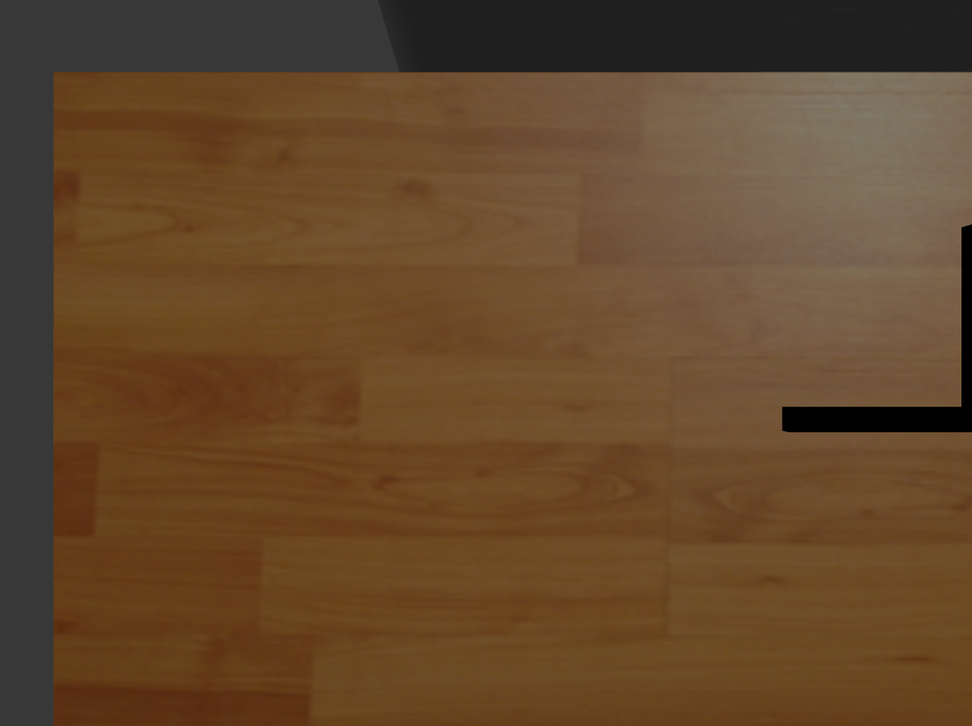
//> input picture Test_images_and_algorithms/imgB.png, 972 x 726 px, shrunk from 1292 x 964 before the run
$ ./imgRec   (built with g++ and OpenCV 4)
//> lines starting //> are read from the running program, lines starting //| are printed output that depends on the picture; after the words box and inside, x2 and y2 are one past the last pixel; in counts of white or black regions, pixels touching at a corner belong together
#include<opencv2/imgproc.hpp>
#include<opencv2/highgui.hpp>
#include<iostream>

using namespace cv;
using namespace std;

//g++ -ggdb imgRec.cpp -o imgRec `pkg-config --cflags --libs opencv`

int main(){

    //Read input image in gray scale
    //Mat image = imread("depthcam.png", IMREAD_GRAYSCALE);
    //Mat image = imread("imgF.jpg", IMREAD_COLOR);

    Mat b = imread("imgB.png", IMREAD_COLOR);
//> b is the input picture: 726 rows x 972 cols, CV_8UC3; mean B, G, R 43, 71, 99.3


    Mat frame, fgMask, diff_im, blurredImage, im_th, im_out, greyMat, image;

    frame = imread("imgP.png", IMREAD_COLOR);
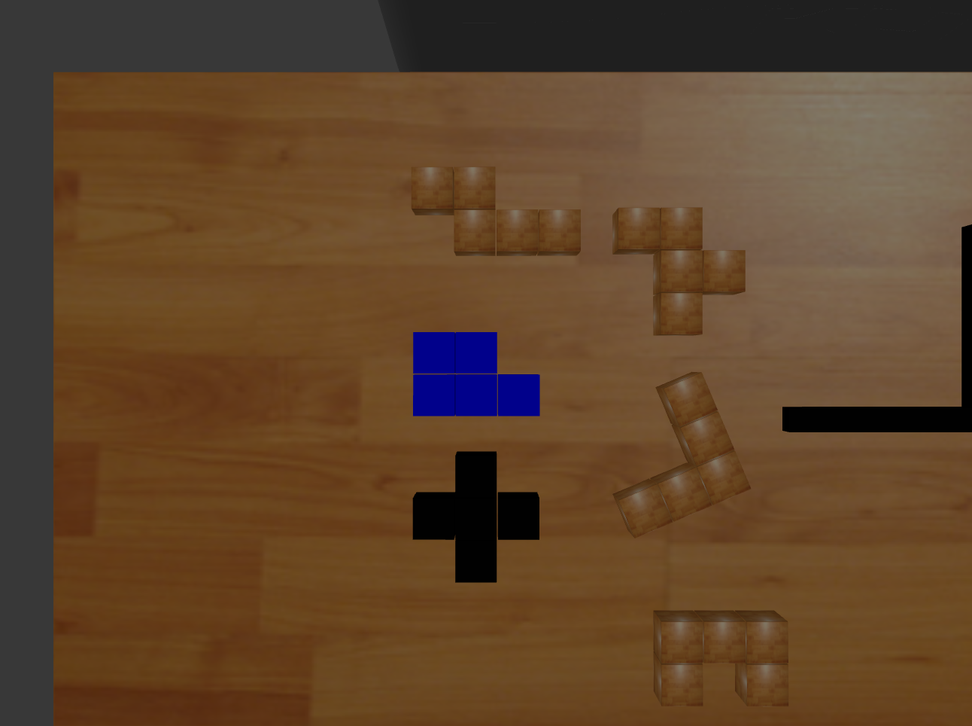
//> input picture Test_images_and_algorithms/imgP.png, 972 x 726 px, shrunk from 1292 x 964 before the run
//> frame is the input picture: 726 rows x 972 cols, CV_8UC3; mean B, G, R 43, 68.5, 95.9


    bitwise_xor(b,frame,diff_im);


    //GaussianBlur( diff_im, blurredImage, Size( 15, 15 ), 1.0);
    medianBlur ( diff_im, blurredImage, 5 );

    threshold(diff_im, im_th, 5, 255, THRESH_BINARY);
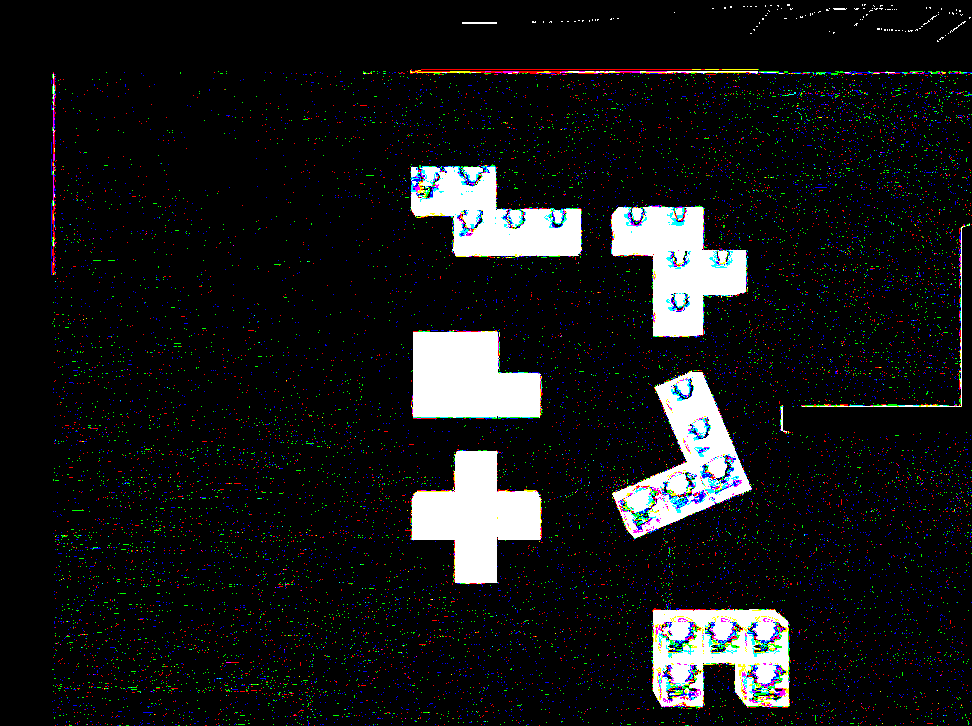
//> im_th: 726 rows x 972 cols, CV_8UC3; mean B, G, R 24.3, 23.7, 22.8

    medianBlur ( im_th, blurredImage, 7 );
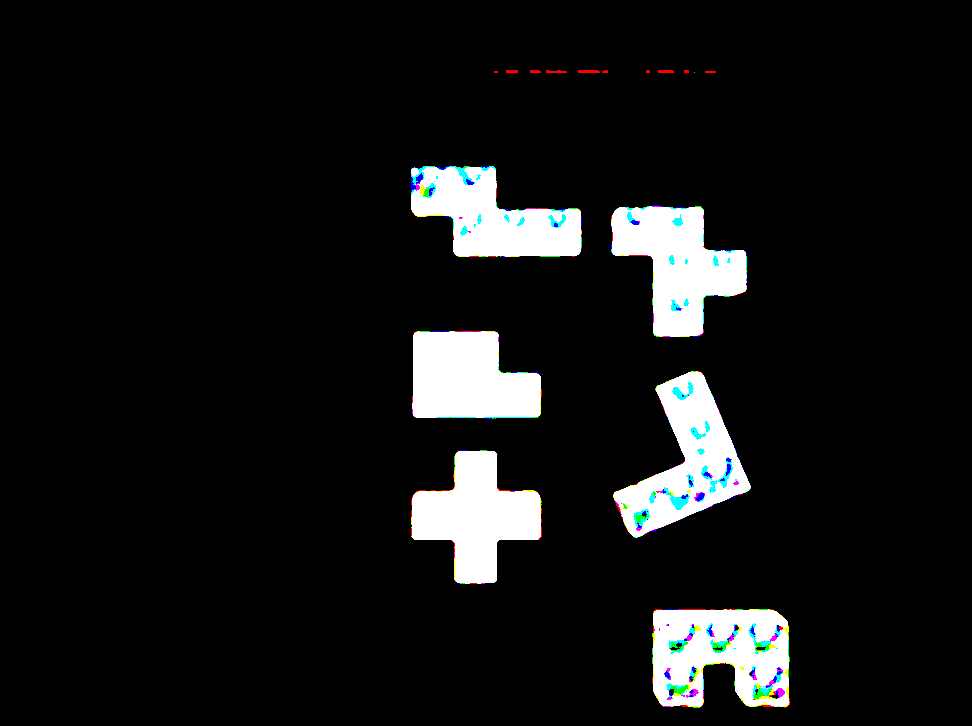
//> blurredImage: 726 rows x 972 cols, CV_8UC3; mean B, G, R 21.8, 21.8, 21

    cvtColor(blurredImage, greyMat, COLOR_BGR2GRAY);

    threshold(greyMat, image, 5, 255, THRESH_BINARY_INV);
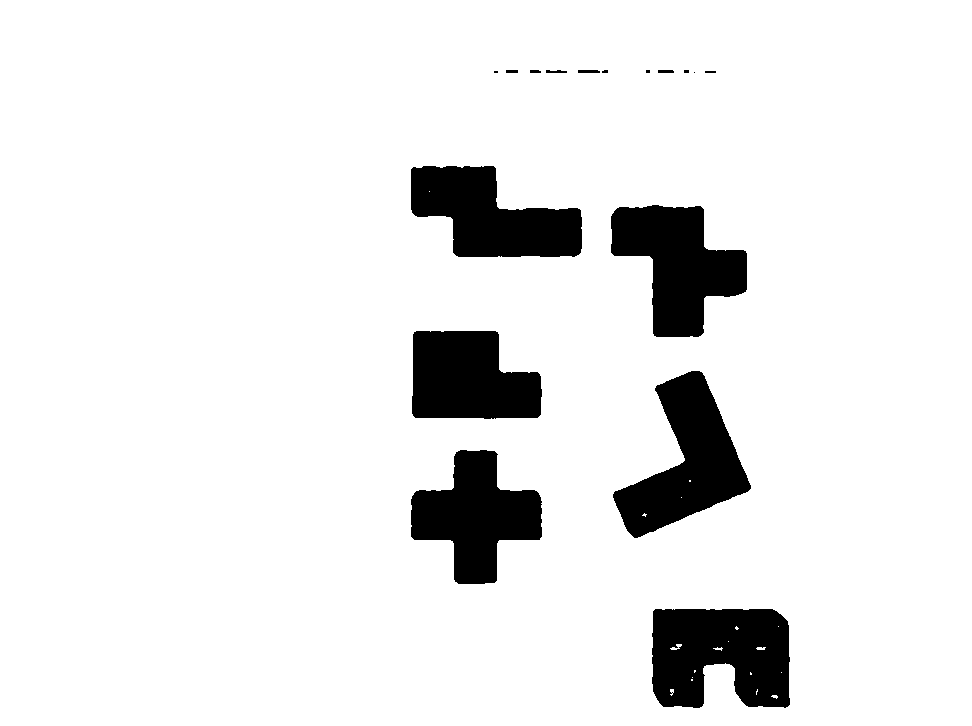
//> image: 726 rows x 972 cols, CV_8UC1; 91.1% white; 17 black regions (5 under 20 px), largest, box (x1, y1, x2, y2) and area: (652, 609, 790, 708) 11604, (613, 371, 751, 538) 10721, (611, 205, 747, 337) 10597

    Mat thresholdedImage;
    //Apply canny to the input image
    //Canny(image, thresholdedImage, 40, 70, 3);
    Canny(image, thresholdedImage, 20, 85, 5);
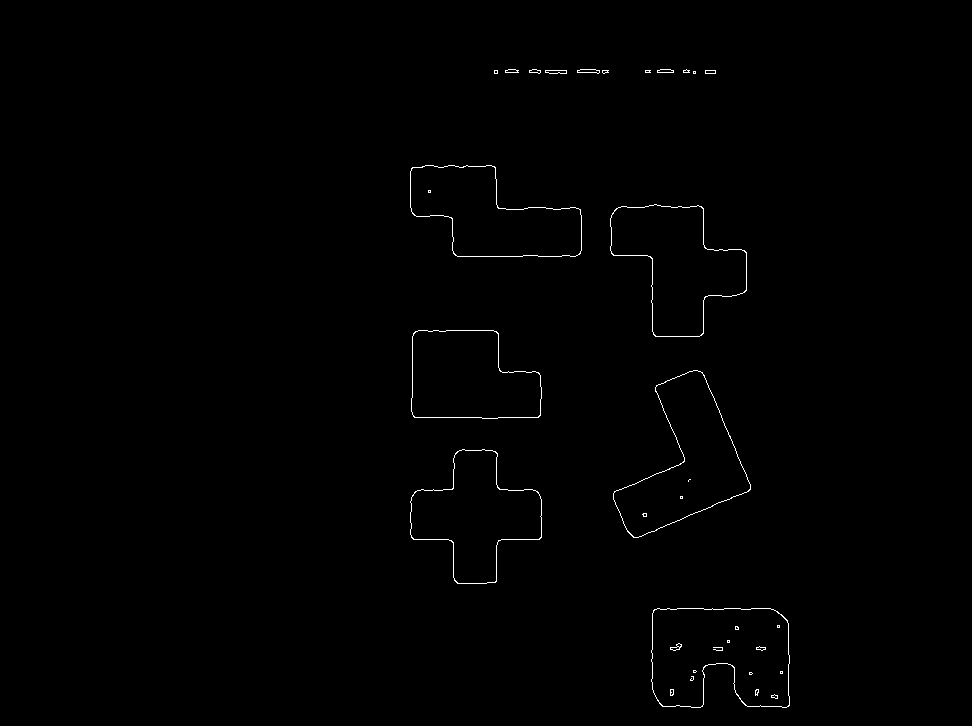
//> thresholdedImage: 726 rows x 972 cols, CV_8UC1; 0.49% white in thin lines or dots, all inside (x1, y1, x2, y2) = (410, 69, 790, 708)

    //To store contours
    vector<vector<Point>> contours;

    //To store hierarchy(nestedness)
    vector<Vec4i> hierarchy;

    //Find contours
    //findContours(thresholdedImage, contours, hierarchy, RETR_TREE, CHAIN_APPROX_SIMPLE);
    findContours(thresholdedImage, contours, hierarchy, RETR_EXTERNAL, CHAIN_APPROX_SIMPLE);
//> contours = 17 contours, 5 with area under 20; largest, box (x1, y1, x2, y2) and area: (651, 608, 790, 708) 11758, (613, 370, 751, 538) 10740, (610, 204, 747, 337) 10572, (410, 165, 582, 257) 10042, (410, 449, 542, 584) 9986


    //Output image to draw contours on
    Mat output;
    output = Mat::zeros( thresholdedImage.size(), CV_8UC3 );

    RNG rng(12345);

    // Draw contours.
    for( size_t i = 0; i< contours.size(); i++ ){
        if (contours[i].size() > 40){
            Scalar color = Scalar( rng.uniform(0, 255), rng.uniform(0,255), rng.uniform(0,255) );
            drawContours(output, contours, i, color, 2);
            cout << "POINT " << i << endl;
            for( int j = 0; j< contours[i].size(); j++ ){
            Point pt = contours[i][j];
            cout << pt.x << ", " << pt.y << endl;
            }
        }
    }
//> this loop made 17 passes
//| POINT 0
//| POINT 1
//| POINT 2
//| POINT 3
//| POINT 4
//| POINT 5
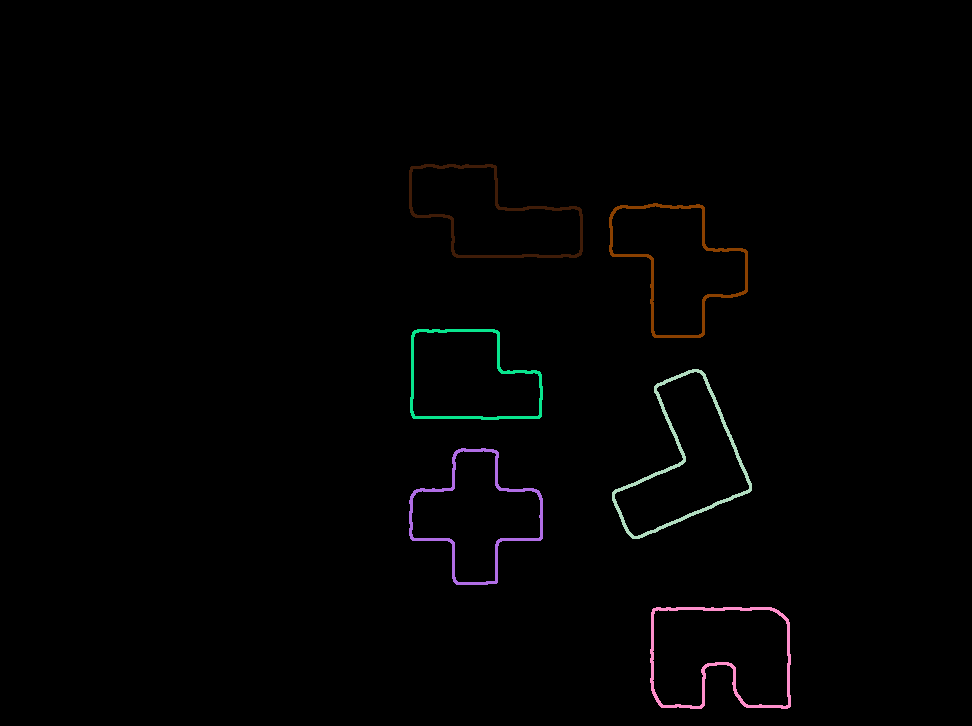
//> output: 726 rows x 972 cols, CV_8UC3; mean B, G, R 1.8, 1.8, 1.9

    //create windows to display images
    namedWindow("image", WINDOW_AUTOSIZE);
    namedWindow("canny", WINDOW_AUTOSIZE);
    namedWindow("contours", WINDOW_AUTOSIZE);

    /// display images
    imshow("image", image);
    imshow("canny", thresholdedImage);
    imshow("contours", output );

    //Press esc to exit the program
    waitKey(0);


    //close all the opened windows
    destroyAllWindows();

    imwrite("imgC2.jpg", output);

    return 0;
}
